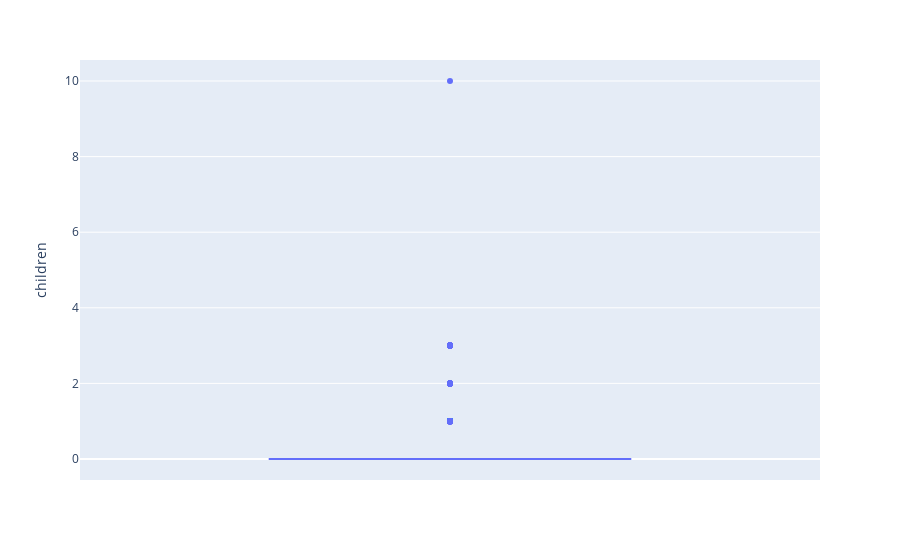

The notebook cell saved with this chart:
### Code cell
fig = ex.box(hotel_book, y='children')
fig.show()

### Figure 1 — Plotly figure (JSON) as saved in the notebook; plotly's stock layout.template omitted (floating-point values rounded to 4 significant figures; data arrays with more than 128 entries replaced by an {"elided": "..."} marker saying what was removed)
{"data": [{"alignmentgroup": "True", "hoverlabel": {"namelength": 0}, "hovertemplate": "children=%{y}", "legendgroup": "", "marker": {"color": "#636efa"}, "name": "", "notched": false, "offsetgroup": "", "orientation": "v", "showlegend": false, "type": "box", "x0": " ", "xaxis": "x", "y": {"elided": "119390 int values"}, "y0": " ", "yaxis": "y"}], "layout": {"boxmode": "group", "legend": {"tracegroupgap": 0}, "margin": {"t": 60}, "xaxis": {"anchor": "y", "domain": [0, 1]}, "yaxis": {"anchor": "x", "domain": [0, 1], "title": {"text": "children"}}}}
